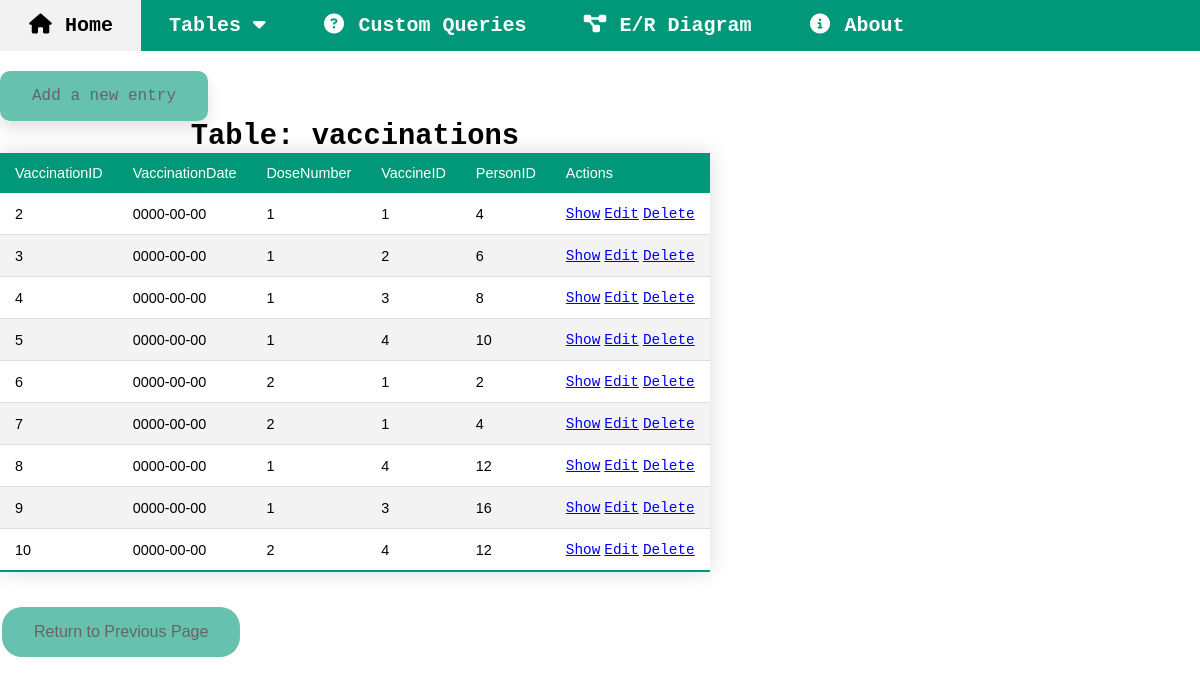
Screenshot of /covid/showall.php?table=vaccinations with the database file from the repository.
### tables this page shows
CREATE TABLE Vaccinations(
    VaccinationID INT PRIMARY KEY,
    VaccinationDate DATE,
    DoseNumber INT,
    VaccineID INT,
    PersonID INT,
    FOREIGN KEY (VaccineID) REFERENCES TypeOfVaccinations(VaccineID),
    FOREIGN KEY (PersonID) REFERENCES Persons(PersonID)
);

### functions.php (called while the page is built, shortened)
<?php require_once 'database.php';
function getColumnNames ($table) {
  $sql = "SHOW COLUMNS FROM ".$table."";
  global $conn;
  try {
    $statement = $conn->prepare($sql);
    $statement->execute();
    $output = $statement->fetchAll(PDO::FETCH_COLUMN);
    return $output;
  } catch (PDOException $e) {
    trigger_error("Error: Failed to get column names from $table");
  }
}
?>

### covid/showall.php (the view, shortened to what this page needs)
<?php require_once '../database.php';
require_once '../functions.php';
if(isset($_GET["table"]))  {
  $tableName = $_GET["table"];
} else {
  $tableName = "";
}
$columnNames = getColumnNames($tableName);
$query = "SELECT * FROM ".$tableName."";
$statement = $conn->prepare($query);
$statement->execute();
?>
<!DOCTYPE html>
<html lang="en">
<head>
  <link rel="stylesheet" href="../styles.css">
</head>
<body>
  <?php include_once ('../navbar.php'); ?>
  <br/><br/>
    <a class="topBtn" href="./create.php?table=<?=$tableName?>">Add a new entry</a>
  <table class="styled-table">
    <caption><h1>Table: <?= $tableName ?></h1></caption>
    <thead>
      <tr>
        <?php foreach ($columnNames as $row) { ?>
          <td><?= $row?></td>
        <?php } ?>
          <td>Actions</td>
      </tr>
    </thead>
    <tbody>
    <?php while ($row = $statement->fetch(PDO::FETCH_ASSOC, PDO::FETCH_ORI_NEXT)) { ?>
      <tr>
        <?php foreach ($row as $data) { ?>
          <td><?= $data; ?></td>
        <?php } ?>
        <td>
          <a href="./show.php?ID=<?=reset($row)?>&table=<?=$tableName?>">Show</a>
          <a href="./edit.php?ID=<?=reset($row)?>&table=<?=$tableName?>">Edit</a>
          <a href="./delete.php?ID=<?=reset($row)?>&table=<?=$tableName?>">Delete</a>
        </td>
      </tr>
      <?php } ?>
    </tbody>
  </table>
  <button class="smallBtn" onclick="history.back()">Return to Previous Page</button>
</body>
</html>

### navbar.php (shortened to what this page needs)
<div class="navbar">
  <a class="active" href="index.php"><i class="fa fa-fw fa-home"></i>&nbsp;Home</a>
  <div class="dropdown">
    <button class="dropbtn">Tables
      <i class="fa fa-caret-down"></i>
    </button>
  </div>
  <a href="custom.php"><i class="fa fa-fw fa-circle-question"></i>&nbsp;Custom Queries</a>
  <a href="diagram.php"><i class="fa fa-fw fa-diagram-project"></i>&nbsp;E/R Diagram</a>
  <a href="about.php"><i class="fa fa-fw fa-circle-info"></i>&nbsp;About</a>
</div>

### styles.css (style rules this page uses)
body, a, h1, h2, h3, h4, h5 { font-family: 'Courier New', Courier, monospace; margin: 0; }
.smallBtn { background-color: #01987a; border: none; border-radius: 20px; text-decoration: none; color: black; padding: 16px 32px; text-align: center; font-size: 16px; margin: 20px 2px; opacity: 0.6; transition: 0.3s; width: auto; }
.topBtn { background-color: #01987a; position: relative; border: none; border-radius: 10px; box-shadow: 0px 8px 16px 0px rgba(0,0,0,0.2); text-decoration: none; color: black; padding: 16px 32px; text-align: center; font-size: 16px; opacity: 0.6; transition: 0.3s; width: auto; }
.navbar { overflow: hidden; background-color: #01987a; }
.navbar a { float: left; font-size: 20px; font-weight: bold; color: white; text-align: center; padding: 14px 28px; text-decoration: none; }
.dropdown { float: left; overflow: hidden; }
.dropdown .dropbtn { font-size: 20px; font-weight: bold; border: none; outline: none; color: white; padding: 14px 28px; background-color: inherit; font-family: inherit; margin: 0; }
.styled-table { border-collapse: collapse; margin: 15px 0; font-size: 0.9em; font-family: sans-serif; min-width: 400px; box-shadow: 0 0 20px rgba(0, 0, 0, 0.15); }
.styled-table thead tr { background-color: #009879; color: #ffffff; text-align: left; }
.styled-table th, .styled-table td { padding: 12px 15px; }
.styled-table tbody tr { border-bottom: 1px solid #dddddd; }
.styled-table tbody tr:nth-of-type(even) { background-color: #f3f3f3; }
.styled-table tbody tr:last-of-type { border-bottom: 2px solid #009879; }

### rows the page displays
vaccinations: VaccinationID "2", VaccinationDate "0000-00-00", data "1", PersonID "4"
vaccinations: VaccinationID "3", VaccinationDate "0000-00-00", DoseNumber "1", VaccineID "2", PersonID "6"
vaccinations: VaccinationID "4", VaccinationDate "0000-00-00", DoseNumber "1", VaccineID "3", PersonID "8"
vaccinations: VaccinationID "5", VaccinationDate "0000-00-00", DoseNumber "1", VaccineID "4", PersonID "10"
vaccinations: VaccinationID "6", VaccinationDate "0000-00-00", data "2", VaccineID "1"
vaccinations: VaccinationID "7", VaccinationDate "0000-00-00", DoseNumber "2", VaccineID "1", PersonID "4"
vaccinations: VaccinationID "8", VaccinationDate "0000-00-00", DoseNumber "1", VaccineID "4", PersonID "12"
vaccinations: VaccinationID "9", VaccinationDate "0000-00-00", DoseNumber "1", VaccineID "3", PersonID "16"
vaccinations: VaccinationID "10", VaccinationDate "0000-00-00", DoseNumber "2", VaccineID "4", PersonID "12"

### other values shown
$tableName "vaccinations"
$row "VaccinationID"
$row "VaccinationDate"
$row "DoseNumber"
$row "VaccineID"
$row "PersonID"
